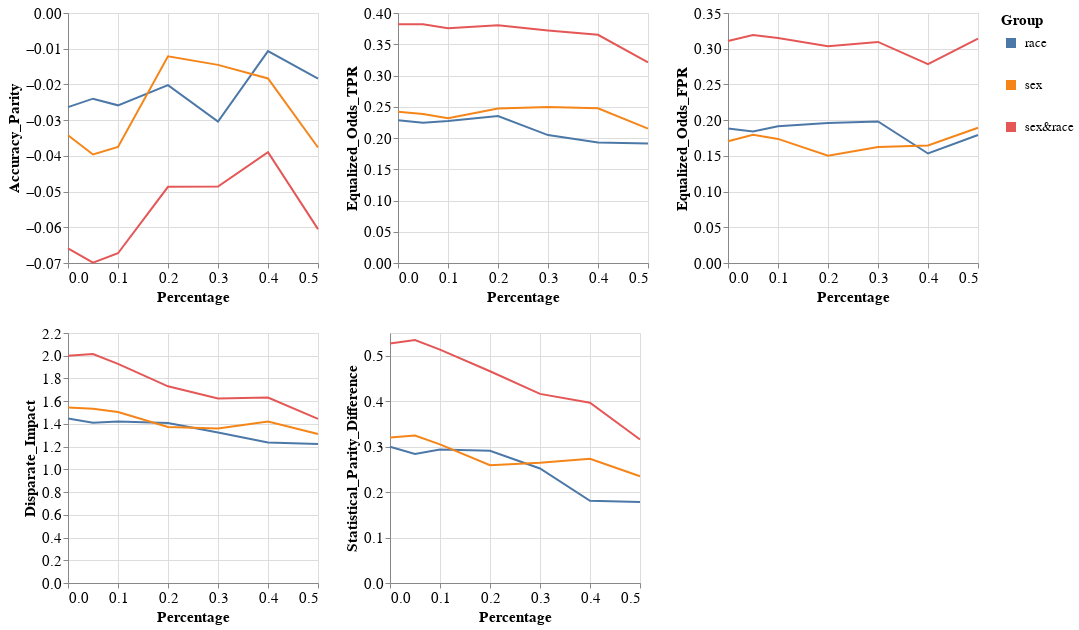

The notebook cell saved with this chart:
### Code cell
visualizer.create_groups_grid_pct_lines_plot(model_name=MODEL_NAMES[0],
                                             target_preprocessing_technique=PREPROCESSING_TECHNIQUES[0],
                                             group_metrics_type='fairness')

### Figure 1 — Vega-Lite specification as saved in the notebook (floating-point values rounded to 4 significant figures)
{"config": {"view": {"continuousWidth": 400, "continuousHeight": 300}, "axis": {"labelFontSize": 15, "titleFontSize": 15}, "legend": {"labelFontSize": 13, "symbolStrokeWidth": 10, "titleFontSize": 15}}, "vconcat": [{"hconcat": [{"mark": "line", "encoding": {"color": {"field": "Group", "type": "nominal"}, "x": {"field": "Percentage", "type": "quantitative"}, "y": {"field": "Metric_Value", "title": "Accuracy_Parity", "type": "quantitative"}}, "height": 250, "width": 250}, {"data": {"name": "data-d2ee498c304a5eb91a4e230d7f518cec"}, "mark": "line", "encoding": {"color": {"field": "Group", "type": "nominal"}, "x": {"field": "Percentage", "type": "quantitative"}, "y": {"field": "Metric_Value", "title": "Equalized_Odds_TPR", "type": "quantitative"}}, "height": 250, "width": 250}, {"data": {"name": "data-5748453c098097b862fa89a830c41834"}, "mark": "line", "encoding": {"color": {"field": "Group", "type": "nominal"}, "x": {"field": "Percentage", "type": "quantitative"}, "y": {"field": "Metric_Value", "title": "Equalized_Odds_FPR", "type": "quantitative"}}, "height": 250, "width": 250}]}, {"hconcat": [{"mark": "line", "encoding": {"color": {"field": "Group", "type": "nominal"}, "x": {"field": "Percentage", "type": "quantitative"}, "y": {"field": "Metric_Value", "title": "Disparate_Impact", "type": "quantitative"}}, "height": 250, "width": 250}, {"data": {"name": "data-fb42b93649fa6d36618f88c99d1c3a18"}, "mark": "line", "encoding": {"color": {"field": "Group", "type": "nominal"}, "x": {"field": "Percentage", "type": "quantitative"}, "y": {"field": "Metric_Value", "title": "Statistical_Parity_Difference", "type": "quantitative"}}, "height": 250, "width": 250}], "data": {"name": "data-23cfc89bdbfa1886655401b538f95c11"}}], "data": {"name": "data-ea696d3790f346150fb5f848fb4a9d0a"}, "$schema": "https://vega.github.io/schema/vega-lite/v4.17.0.json", "datasets": {"data-ea696d3790f346150fb5f848fb4a9d0a": [{"Model_Name": "DecisionTreeClassifier", "Metric": "Accuracy_Parity", "Group": "race", "Metric_Value": -0.02637, "Percentage": 0.0}, {"Model_Name": "DecisionTreeClassifier", "Metric": "Accuracy_Parity", "Group": "sex", "Metric_Value": -0.03423, "Percentage": 0.0}, {"Model_Name": "DecisionTreeClassifier", "Metric": "Accuracy_Parity", "Group": "sex&race", "Metric_Value": -0.06592, "Percentage": 0.0}, {"Model_Name": "DecisionTreeClassifier", "Metric": "Accuracy_Parity", "Group": "race", "Metric_Value": -0.02399, "Percentage": 0.05}, {"Model_Name": "DecisionTreeClassifier", "Metric": "Accuracy_Parity", "Group": "sex", "Metric_Value": -0.0396, "Percentage": 0.05}, {"Model_Name": "DecisionTreeClassifier", "Metric": "Accuracy_Parity", "Group": "sex&race", "Metric_Value": -0.0699, "Percentage": 0.05}, {"Model_Name": "DecisionTreeClassifier", "Metric": "Accuracy_Parity", "Group": "race", "Metric_Value": -0.02585, "Percentage": 0.1}, {"Model_Name": "DecisionTreeClassifier", "Metric": "Accuracy_Parity", "Group": "sex", "Metric_Value": -0.03752, "Percentage": 0.1}, {"Model_Name": "DecisionTreeClassifier", "Metric": "Accuracy_Parity", "Group": "sex&race", "Metric_Value": -0.06728, "Percentage": 0.1}, {"Model_Name": "DecisionTreeClassifier", "Metric": "Accuracy_Parity", "Group": "race", "Metric_Value": -0.0202, "Percentage": 0.2}, {"Model_Name": "DecisionTreeClassifier", "Metric": "Accuracy_Parity", "Group": "sex", "Metric_Value": -0.01214, "Percentage": 0.2}, {"Model_Name": "DecisionTreeClassifier", "Metric": "Accuracy_Parity", "Group": "sex&race", "Metric_Value": -0.04866, "Percentage": 0.2}, {"Model_Name": "DecisionTreeClassifier", "Metric": "Accuracy_Parity", "Group": "race", "Metric_Value": -0.03038, "Percentage": 0.3}, {"Model_Name": "DecisionTreeClassifier", "Metric": "Accuracy_Parity", "Group": "sex", "Metric_Value": -0.01452, "Percentage": 0.3}, {"Model_Name": "DecisionTreeClassifier", "Metric": "Accuracy_Parity", "Group": "sex&race", "Metric_Value": -0.0486, "Percentage": 0.3}, {"Model_Name": "DecisionTreeClassifier", "Metric": "Accuracy_Parity", "Group": "race", "Metric_Value": -0.01069, "Percentage": 0.4}, {"Model_Name": "DecisionTreeClassifier", "Metric": "Accuracy_Parity", "Group": "sex", "Metric_Value": -0.01833, "Percentage": 0.4}, {"Model_Name": "DecisionTreeClassifier", "Metric": "Accuracy_Parity", "Group": "sex&race", "Metric_Value": -0.039, "Percentage": 0.4}, {"Model_Name": "DecisionTreeClassifier", "Metric": "Accuracy_Parity", "Group": "race", "Metric_Value": -0.01839, "Percentage": 0.5}, {"Model_Name": "DecisionTreeClassifier", "Metric": "Accuracy_Parity", "Group": "sex", "Metric_Value": -0.03765, "Percentage": 0.5}, {"Model_Name": "DecisionTreeClassifier", "Metric": "Accuracy_Parity", "Group": "sex&race", "Metric_Value": -0.06052, "Percentage": 0.5}], "data-d2ee498c304a5eb91a4e230d7f518cec": [{"Model_Name": "DecisionTreeClassifier", "Metric": "Equalized_Odds_TPR", "Group": "race", "Metric_Value": 0.2283, "Percentage": 0.0}, {"Model_Name": "DecisionTreeClassifier", "Metric": "Equalized_Odds_TPR", "Group": "sex", "Metric_Value": 0.2421, "Percentage": 0.0}, {"Model_Name": "DecisionTreeClassifier", "Metric": "Equalized_Odds_TPR", "Group": "sex&race", "Metric_Value": 0.3819, "Percentage": 0.0}, {"Model_Name": "DecisionTreeClassifier", "Metric": "Equalized_Odds_TPR", "Group": "race", "Metric_Value": 0.2246, "Percentage": 0.05}, {"Model_Name": "DecisionTreeClassifier", "Metric": "Equalized_Odds_TPR", "Group": "sex", "Metric_Value": 0.2383, "Percentage": 0.05}, {"Model_Name": "DecisionTreeClassifier", "Metric": "Equalized_Odds_TPR", "Group": "sex&race", "Metric_Value": 0.3819, "Percentage": 0.05}, {"Model_Name": "DecisionTreeClassifier", "Metric": "Equalized_Odds_TPR", "Group": "race", "Metric_Value": 0.2274, "Percentage": 0.1}, {"Model_Name": "DecisionTreeClassifier", "Metric": "Equalized_Odds_TPR", "Group": "sex", "Metric_Value": 0.2318, "Percentage": 0.1}, {"Model_Name": "DecisionTreeClassifier", "Metric": "Equalized_Odds_TPR", "Group": "sex&race", "Metric_Value": 0.3755, "Percentage": 0.1}, {"Model_Name": "DecisionTreeClassifier", "Metric": "Equalized_Odds_TPR", "Group": "race", "Metric_Value": 0.235, "Percentage": 0.2}, {"Model_Name": "DecisionTreeClassifier", "Metric": "Equalized_Odds_TPR", "Group": "sex", "Metric_Value": 0.2472, "Percentage": 0.2}, {"Model_Name": "DecisionTreeClassifier", "Metric": "Equalized_Odds_TPR", "Group": "sex&race", "Metric_Value": 0.3805, "Percentage": 0.2}, {"Model_Name": "DecisionTreeClassifier", "Metric": "Equalized_Odds_TPR", "Group": "race", "Metric_Value": 0.2047, "Percentage": 0.3}, {"Model_Name": "DecisionTreeClassifier", "Metric": "Equalized_Odds_TPR", "Group": "sex", "Metric_Value": 0.2497, "Percentage": 0.3}, {"Model_Name": "DecisionTreeClassifier", "Metric": "Equalized_Odds_TPR", "Group": "sex&race", "Metric_Value": 0.3721, "Percentage": 0.3}, {"Model_Name": "DecisionTreeClassifier", "Metric": "Equalized_Odds_TPR", "Group": "race", "Metric_Value": 0.193, "Percentage": 0.4}, {"Model_Name": "DecisionTreeClassifier", "Metric": "Equalized_Odds_TPR", "Group": "sex", "Metric_Value": 0.2476, "Percentage": 0.4}, {"Model_Name": "DecisionTreeClassifier", "Metric": "Equalized_Odds_TPR", "Group": "sex&race", "Metric_Value": 0.3652, "Percentage": 0.4}, {"Model_Name": "DecisionTreeClassifier", "Metric": "Equalized_Odds_TPR", "Group": "race", "Metric_Value": 0.1914, "Percentage": 0.5}, {"Model_Name": "DecisionTreeClassifier", "Metric": "Equalized_Odds_TPR", "Group": "sex", "Metric_Value": 0.2149, "Percentage": 0.5}, {"Model_Name": "DecisionTreeClassifier", "Metric": "Equalized_Odds_TPR", "Group": "sex&race", "Metric_Value": 0.3211, "Percentage": 0.5}], "data-5748453c098097b862fa89a830c41834": [{"Model_Name": "DecisionTreeClassifier", "Metric": "Equalized_Odds_FPR", "Group": "race", "Metric_Value": 0.1884, "Percentage": 0.0}, {"Model_Name": "DecisionTreeClassifier", "Metric": "Equalized_Odds_FPR", "Group": "sex", "Metric_Value": 0.1704, "Percentage": 0.0}, {"Model_Name": "DecisionTreeClassifier", "Metric": "Equalized_Odds_FPR", "Group": "sex&race", "Metric_Value": 0.3107, "Percentage": 0.0}, {"Model_Name": "DecisionTreeClassifier", "Metric": "Equalized_Odds_FPR", "Group": "race", "Metric_Value": 0.1841, "Percentage": 0.05}, {"Model_Name": "DecisionTreeClassifier", "Metric": "Equalized_Odds_FPR", "Group": "sex", "Metric_Value": 0.1794, "Percentage": 0.05}, {"Model_Name": "DecisionTreeClassifier", "Metric": "Equalized_Odds_FPR", "Group": "sex&race", "Metric_Value": 0.319, "Percentage": 0.05}, {"Model_Name": "DecisionTreeClassifier", "Metric": "Equalized_Odds_FPR", "Group": "race", "Metric_Value": 0.1914, "Percentage": 0.1}, {"Model_Name": "DecisionTreeClassifier", "Metric": "Equalized_Odds_FPR", "Group": "sex", "Metric_Value": 0.1737, "Percentage": 0.1}, {"Model_Name": "DecisionTreeClassifier", "Metric": "Equalized_Odds_FPR", "Group": "sex&race", "Metric_Value": 0.3149, "Percentage": 0.1}, {"Model_Name": "DecisionTreeClassifier", "Metric": "Equalized_Odds_FPR", "Group": "race", "Metric_Value": 0.196, "Percentage": 0.2}, {"Model_Name": "DecisionTreeClassifier", "Metric": "Equalized_Odds_FPR", "Group": "sex", "Metric_Value": 0.1502, "Percentage": 0.2}, {"Model_Name": "DecisionTreeClassifier", "Metric": "Equalized_Odds_FPR", "Group": "sex&race", "Metric_Value": 0.3034, "Percentage": 0.2}, {"Model_Name": "DecisionTreeClassifier", "Metric": "Equalized_Odds_FPR", "Group": "race", "Metric_Value": 0.1982, "Percentage": 0.3}, {"Model_Name": "DecisionTreeClassifier", "Metric": "Equalized_Odds_FPR", "Group": "sex", "Metric_Value": 0.1623, "Percentage": 0.3}, {"Model_Name": "DecisionTreeClassifier", "Metric": "Equalized_Odds_FPR", "Group": "sex&race", "Metric_Value": 0.3095, "Percentage": 0.3}, {"Model_Name": "DecisionTreeClassifier", "Metric": "Equalized_Odds_FPR", "Group": "race", "Metric_Value": 0.1533, "Percentage": 0.4}, {"Model_Name": "DecisionTreeClassifier", "Metric": "Equalized_Odds_FPR", "Group": "sex", "Metric_Value": 0.1644, "Percentage": 0.4}, {"Model_Name": "DecisionTreeClassifier", "Metric": "Equalized_Odds_FPR", "Group": "sex&race", "Metric_Value": 0.2784, "Percentage": 0.4}, {"Model_Name": "DecisionTreeClassifier", "Metric": "Equalized_Odds_FPR", "Group": "race", "Metric_Value": 0.1792, "Percentage": 0.5}, {"Model_Name": "DecisionTreeClassifier", "Metric": "Equalized_Odds_FPR", "Group": "sex", "Metric_Value": 0.1893, "Percentage": 0.5}, {"Model_Name": "DecisionTreeClassifier", "Metric": "Equalized_Odds_FPR", "Group": "sex&race", "Metric_Value": 0.314, "Percentage": 0.5}], "data-23cfc89bdbfa1886655401b538f95c11": [{"Model_Name": "DecisionTreeClassifier", "Metric": "Disparate_Impact", "Group": "race", "Metric_Value": 1.448, "Percentage": 0.0}, {"Model_Name": "DecisionTreeClassifier", "Metric": "Disparate_Impact", "Group": "sex", "Metric_Value": 1.545, "Percentage": 0.0}, {"Model_Name": "DecisionTreeClassifier", "Metric": "Disparate_Impact", "Group": "sex&race", "Metric_Value": 2.0, "Percentage": 0.0}, {"Model_Name": "DecisionTreeClassifier", "Metric": "Disparate_Impact", "Group": "race", "Metric_Value": 1.41, "Percentage": 0.05}, {"Model_Name": "DecisionTreeClassifier", "Metric": "Disparate_Impact", "Group": "sex", "Metric_Value": 1.533, "Percentage": 0.05}, {"Model_Name": "DecisionTreeClassifier", "Metric": "Disparate_Impact", "Group": "sex&race", "Metric_Value": 2.015, "Percentage": 0.05}, {"Model_Name": "DecisionTreeClassifier", "Metric": "Disparate_Impact", "Group": "race", "Metric_Value": 1.421, "Percentage": 0.1}, {"Model_Name": "DecisionTreeClassifier", "Metric": "Disparate_Impact", "Group": "sex", "Metric_Value": 1.505, "Percentage": 0.1}, {"Model_Name": "DecisionTreeClassifier", "Metric": "Disparate_Impact", "Group": "sex&race", "Metric_Value": 1.928, "Percentage": 0.1}, {"Model_Name": "DecisionTreeClassifier", "Metric": "Disparate_Impact", "Group": "race", "Metric_Value": 1.407, "Percentage": 0.2}, {"Model_Name": "DecisionTreeClassifier", "Metric": "Disparate_Impact", "Group": "sex", "Metric_Value": 1.373, "Percentage": 0.2}, {"Model_Name": "DecisionTreeClassifier", "Metric": "Disparate_Impact", "Group": "sex&race", "Metric_Value": 1.731, "Percentage": 0.2}, {"Model_Name": "DecisionTreeClassifier", "Metric": "Disparate_Impact", "Group": "race", "Metric_Value": 1.324, "Percentage": 0.3}, {"Model_Name": "DecisionTreeClassifier", "Metric": "Disparate_Impact", "Group": "sex", "Metric_Value": 1.36, "Percentage": 0.3}, {"Model_Name": "DecisionTreeClassifier", "Metric": "Disparate_Impact", "Group": "sex&race", "Metric_Value": 1.624, "Percentage": 0.3}, {"Model_Name": "DecisionTreeClassifier", "Metric": "Disparate_Impact", "Group": "race", "Metric_Value": 1.237, "Percentage": 0.4}, {"Model_Name": "DecisionTreeClassifier", "Metric": "Disparate_Impact", "Group": "sex", "Metric_Value": 1.421, "Percentage": 0.4}, {"Model_Name": "DecisionTreeClassifier", "Metric": "Disparate_Impact", "Group": "sex&race", "Metric_Value": 1.632, "Percentage": 0.4}, {"Model_Name": "DecisionTreeClassifier", "Metric": "Disparate_Impact", "Group": "race", "Metric_Value": 1.223, "Percentage": 0.5}, {"Model_Name": "DecisionTreeClassifier", "Metric": "Disparate_Impact", "Group": "sex", "Metric_Value": 1.31, "Percentage": 0.5}, {"Model_Name": "DecisionTreeClassifier", "Metric": "Disparate_Impact", "Group": "sex&race", "Metric_Value": 1.445, "Percentage": 0.5}], "data-fb42b93649fa6d36618f88c99d1c3a18": [{"Model_Name": "DecisionTreeClassifier", "Metric": "Statistical_Parity_Difference", "Group": "race", "Metric_Value": 0.2998, "Percentage": 0.0}, {"Model_Name": "DecisionTreeClassifier", "Metric": "Statistical_Parity_Difference", "Group": "sex", "Metric_Value": 0.32, "Percentage": 0.0}, {"Model_Name": "DecisionTreeClassifier", "Metric": "Statistical_Parity_Difference", "Group": "sex&race", "Metric_Value": 0.5269, "Percentage": 0.0}, {"Model_Name": "DecisionTreeClassifier", "Metric": "Statistical_Parity_Difference", "Group": "race", "Metric_Value": 0.2836, "Percentage": 0.05}, {"Model_Name": "DecisionTreeClassifier", "Metric": "Statistical_Parity_Difference", "Group": "sex", "Metric_Value": 0.3245, "Percentage": 0.05}, {"Model_Name": "DecisionTreeClassifier", "Metric": "Statistical_Parity_Difference", "Group": "sex&race", "Metric_Value": 0.5346, "Percentage": 0.05}, {"Model_Name": "DecisionTreeClassifier", "Metric": "Statistical_Parity_Difference", "Group": "race", "Metric_Value": 0.2936, "Percentage": 0.1}, {"Model_Name": "DecisionTreeClassifier", "Metric": "Statistical_Parity_Difference", "Group": "sex", "Metric_Value": 0.305, "Percentage": 0.1}, {"Model_Name": "DecisionTreeClassifier", "Metric": "Statistical_Parity_Difference", "Group": "sex&race", "Metric_Value": 0.5134, "Percentage": 0.1}, {"Model_Name": "DecisionTreeClassifier", "Metric": "Statistical_Parity_Difference", "Group": "race", "Metric_Value": 0.2908, "Percentage": 0.2}, {"Model_Name": "DecisionTreeClassifier", "Metric": "Statistical_Parity_Difference", "Group": "sex", "Metric_Value": 0.2591, "Percentage": 0.2}, {"Model_Name": "DecisionTreeClassifier", "Metric": "Statistical_Parity_Difference", "Group": "sex&race", "Metric_Value": 0.4659, "Percentage": 0.2}, {"Model_Name": "DecisionTreeClassifier", "Metric": "Statistical_Parity_Difference", "Group": "race", "Metric_Value": 0.2519, "Percentage": 0.3}, {"Model_Name": "DecisionTreeClassifier", "Metric": "Statistical_Parity_Difference", "Group": "sex", "Metric_Value": 0.2643, "Percentage": 0.3}, {"Model_Name": "DecisionTreeClassifier", "Metric": "Statistical_Parity_Difference", "Group": "sex&race", "Metric_Value": 0.4161, "Percentage": 0.3}, {"Model_Name": "DecisionTreeClassifier", "Metric": "Statistical_Parity_Difference", "Group": "race", "Metric_Value": 0.1809, "Percentage": 0.4}, {"Model_Name": "DecisionTreeClassifier", "Metric": "Statistical_Parity_Difference", "Group": "sex", "Metric_Value": 0.2731, "Percentage": 0.4}, {"Model_Name": "DecisionTreeClassifier", "Metric": "Statistical_Parity_Difference", "Group": "sex&race", "Metric_Value": 0.3967, "Percentage": 0.4}, {"Model_Name": "DecisionTreeClassifier", "Metric": "Statistical_Parity_Difference", "Group": "race", "Metric_Value": 0.1782, "Percentage": 0.5}, {"Model_Name": "DecisionTreeClassifier", "Metric": "Statistical_Parity_Difference", "Group": "sex", "Metric_Value": 0.2348, "Percentage": 0.5}, {"Model_Name": "DecisionTreeClassifier", "Metric": "Statistical_Parity_Difference", "Group": "sex&race", "Metric_Value": 0.3156, "Percentage": 0.5}]}}
